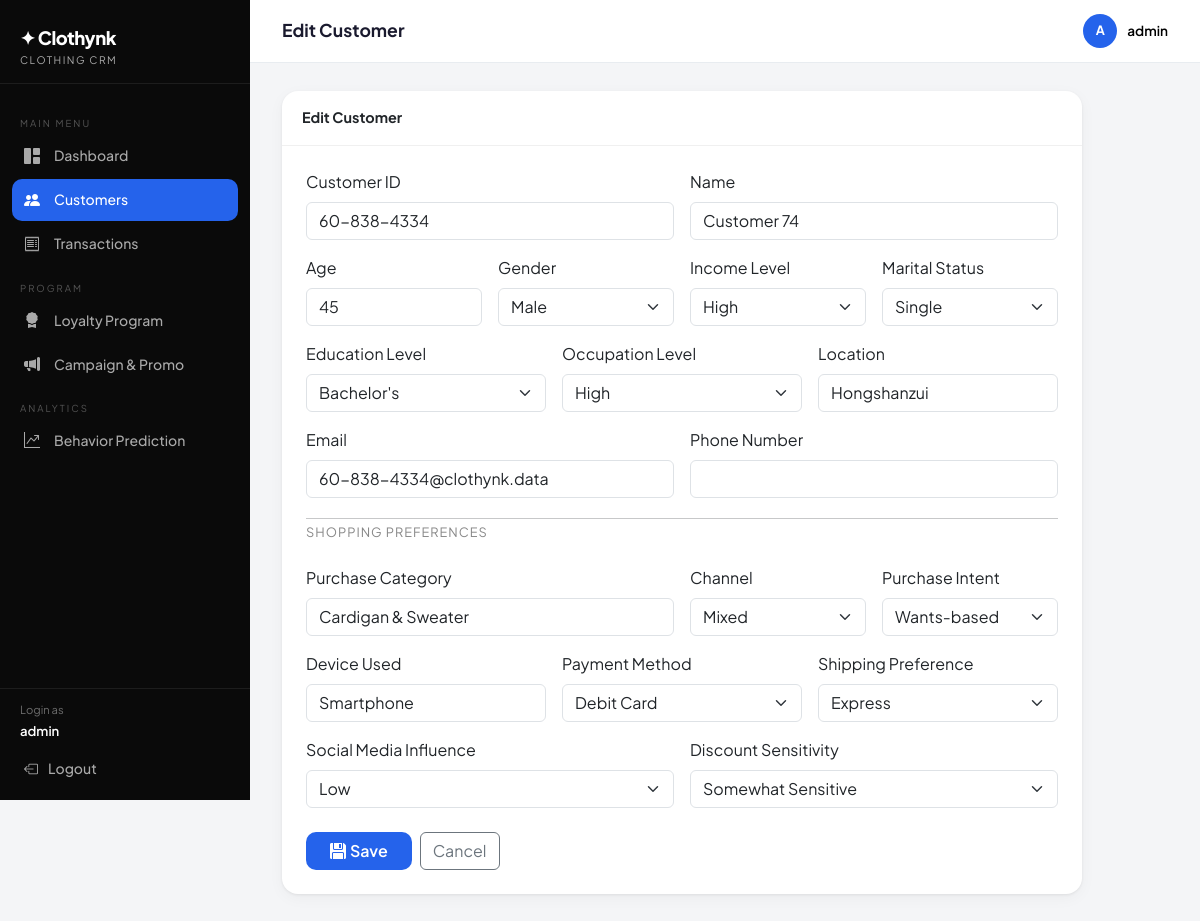
Page /customer/74/edit/ (signed in) on the committed database.
### core/models.py (models this page shows, shortened)
class Customer(models.Model):
    GENDER_CHOICES = [
        ('Male', 'Male'),
        ('Female', 'Female'),
        ('Non-binary', 'Non-binary'),
        ('Bigender', 'Bigender'),
        ('Genderfluid', 'Genderfluid'),
        ('Polygender', 'Polygender'),
        ('Agender', 'Agender'),
        ('Genderqueer', 'Genderqueer'),
    ]
    INCOME_CHOICES = [('Low', 'Low'), ('Middle', 'Middle'), ('High', 'High')]
    MARITAL_CHOICES = [('Single', 'Single'), ('Married', 'Married'), ('Divorced', 'Divorced'), ('Widowed', 'Widowed')]
    EDUCATION_CHOICES = [
        ('High School', 'High School'),
        ("Bachelor's", "Bachelor's"),
        ("Master's", "Master's"),
        ('PhD', 'PhD'),
        ('Other', 'Other'),
    ]
    OCCUPATION_CHOICES = [('Low', 'Low'), ('Middle', 'Middle'), ('High', 'High')]
    CHANNEL_CHOICES = [('Online', 'Online'), ('In-Store', 'In-Store'), ('Mixed', 'Mixed')]
    INFLUENCE_CHOICES = [('None', 'None'), ('Low', 'Low'), ('Medium', 'Medium'), ('High', 'High')]
    SENSITIVITY_CHOICES = [('Not Sensitive', 'Not Sensitive'), ('Somewhat Sensitive', 'Somewhat Sensitive'), ('Highly Sensitive', 'Highly Sensitive')]
    INTENT_CHOICES = [('Need-based', 'Need-based'), ('Wants-based', 'Wants-based'), ('Impulsive', 'Impulsive')]
    SHIPPING_CHOICES = [('Standard', 'Standard'), ('Express', 'Express'), ('No Preference', 'No Preference')]
    PAYMENT_CHOICES = [
        ('Credit Card', 'Credit Card'),
        ('Debit Card', 'Debit Card'),
        ('PayPal', 'PayPal'),
        ('Cash', 'Cash'),
        ('Other', 'Other'),
    ]
    customer_id     = models.CharField(max_length=30, unique=True, verbose_name='Customer ID')
    name            = models.CharField(max_length=150, verbose_name='Name')
    age             = models.IntegerField(verbose_name='Age')
    gender          = models.CharField(max_length=15, choices=GENDER_CHOICES, verbose_name='Gender')
    income_level    = models.CharField(max_length=10, choices=INCOME_CHOICES, verbose_name='Income Level')
    marital_status  = models.CharField(max_length=15, choices=MARITAL_CHOICES, verbose_name='Marital Status')
    education_level = models.CharField(max_length=20, choices=EDUCATION_CHOICES, verbose_name='Education Level')
    occupation      = models.CharField(max_length=10, choices=OCCUPATION_CHOICES, verbose_name='Occupation Level')
    location        = models.CharField(max_length=100, verbose_name='Location')
    email           = models.EmailField(unique=True, verbose_name='Email')
    phone           = models.CharField(max_length=20, blank=True, verbose_name='Phone Number')
    purchase_category      = models.CharField(max_length=100, verbose_name='Purchase Category')
    purchase_channel       = models.CharField(max_length=30, choices=CHANNEL_CHOICES, verbose_name='Purchase Channel')
    social_media_influence = models.CharField(max_length=20, choices=INFLUENCE_CHOICES, verbose_name='Social Media Influence')
    discount_sensitivity   = models.CharField(max_length=30, choices=SENSITIVITY_CHOICES, verbose_name='Discount Sensitivity')
    device_used            = models.CharField(max_length=30, verbose_name='Device Used')
    payment_method         = models.CharField(max_length=30, choices=PAYMENT_CHOICES, verbose_name='Payment Method')
    shipping_preference    = models.CharField(max_length=30, choices=SHIPPING_CHOICES, verbose_name='Shipping Preference')
    purchase_intent        = models.CharField(max_length=20, choices=INTENT_CHOICES, verbose_name='Purchase Intent')
    created_at = models.DateTimeField(auto_now_add=True)
    updated_at = models.DateTimeField(auto_now=True)
    class Meta:
        ordering = ['id']
        verbose_name = 'Customer'
        verbose_name_plural = 'Customers'

### core/views.py (the view)
# urls.py: path('customer/<int:pk>/edit/', views.customer_edit, name='customer_edit'),
@login_required
def customer_edit(request, pk):
    customer = get_object_or_404(Customer, pk=pk)
    form = CustomerForm(request.POST or None, instance=customer)
    if form.is_valid():
        form.save()
        messages.success(request, 'Customer data updated successfully!')
        return redirect('customer_detail', pk=customer.pk)
    return render(request, 'core/customer_form.html', {'form': form, 'title': 'Edit Customer', 'customer': customer})

### core/templates/core/customer_form.html (shortened to what this page needs)
{% extends 'core/base.html' %}
{% block page_title %}{{ title }}{% endblock %}
{% block content %}
<div class="card" style="max-width:800px">
  <div class="card-header">{{ title }}</div>
  <div class="p-4">
    <form method="post">
      <div class="row g-3">
        <div class="col-md-6">
          <label class="form-label fw-600">Customer ID</label>{{ form.customer_id }}
        </div>
        <div class="col-md-6">
          <label class="form-label fw-600">Name</label>{{ form.name }}
        </div>
        <div class="col-md-3">
          <label class="form-label fw-600">Age</label>{{ form.age }}
        </div>
        <div class="col-md-3">
          <label class="form-label fw-600">Gender</label>{{ form.gender }}
        </div>
        <div class="col-md-3">
          <label class="form-label fw-600">Income Level</label>{{ form.income_level }}
        </div>
        <div class="col-md-3">
          <label class="form-label fw-600">Marital Status</label>{{ form.marital_status }}
        </div>
        <div class="col-md-4">
          <label class="form-label fw-600">Education Level</label>{{ form.education_level }}
        </div>
        <div class="col-md-4">
          <label class="form-label fw-600">Occupation Level</label>{{ form.occupation }}
        </div>
        <div class="col-md-4">
          <label class="form-label fw-600">Location</label>{{ form.location }}
        </div>
        <div class="col-md-6">
          <label class="form-label fw-600">Email</label>{{ form.email }}
        </div>
        <div class="col-md-6">
          <label class="form-label fw-600">Phone Number</label>{{ form.phone }}
        </div>
        <div class="col-12"><hr class="my-1"><div class="fw-700 mb-2" style="font-size:.8rem;text-transform:uppercase;letter-spacing:1px;color:#888">Shopping Preferences</div></div>
        <div class="col-md-6">
          <label class="form-label fw-600">Purchase Category</label>{{ form.purchase_category }}
        </div>
        <div class="col-md-3">
          <label class="form-label fw-600">Channel</label>{{ form.purchase_channel }}
        </div>
        <div class="col-md-3">
          <label class="form-label fw-600">Purchase Intent</label>{{ form.purchase_intent }}
        </div>
        <div class="col-md-4">
          <label class="form-label fw-600">Device Used</label>{{ form.device_used }}
        </div>
        <div class="col-md-4">
          <label class="form-label fw-600">Payment Method</label>{{ form.payment_method }}
        </div>
        <div class="col-md-4">
          <label class="form-label fw-600">Shipping Preference</label>{{ form.shipping_preference }}
        </div>
        <div class="col-md-6">
          <label class="form-label fw-600">Social Media Influence</label>{{ form.social_media_influence }}
        </div>
        <div class="col-md-6">
          <label class="form-label fw-600">Discount Sensitivity</label>{{ form.discount_sensitivity }}
        </div>
      </div>
      <div class="d-flex gap-2 mt-4">
        <button type="submit" class="btn btn-accent px-4"><i class="bi bi-floppy-fill me-1"></i>Save</button>
        <a href="{% url 'customer_list' %}" class="btn btn-outline-secondary">Cancel</a>
      </div>
    </form>
  </div>
</div>
{% endblock %}

### core/templates/core/base.html (shortened to what this page needs)
{% load crm_tags %}
<!DOCTYPE html>
<html lang="id">
<head>
  <link href="https://cdnjs.cloudflare.com/ajax/libs/bootstrap/5.3.2/css/bootstrap.min.css" rel="stylesheet">
  <link href="https://cdnjs.cloudflare.com/ajax/libs/bootstrap-icons/1.11.3/font/bootstrap-icons.min.css" rel="stylesheet">
</head>
<body>
<nav id="sidebar">
  <div class="sidebar-brand">
    <div class="brand-name">✦ Clothynk</div>
    <div class="brand-sub">Clothing CRM</div>
  </div>
  <div class="sidebar-nav">
    <div class="nav-section-label">Main Menu</div>
    <a href="{% url 'dashboard' %}" class="nav-link {% if request.resolver_match.url_name == 'dashboard' %}active{% endif %}">
      <i class="bi bi-grid-1x2-fill"></i> Dashboard
    </a>
    <a href="{% url 'customer_list' %}" class="nav-link {% if 'customer' in request.resolver_match.url_name %}active{% endif %}">
      <i class="bi bi-people-fill"></i> Customers
    </a>
    <a href="{% url 'transaction_list' %}" class="nav-link {% if 'transaction' in request.resolver_match.url_name %}active{% endif %}">
      <i class="bi bi-receipt"></i> Transactions
    </a>
    <div class="nav-section-label">Program</div>
    <a href="{% url 'loyalty_list' %}" class="nav-link {% if request.resolver_match.url_name == 'loyalty_list' %}active{% endif %}">
      <i class="bi bi-award-fill"></i> Loyalty Program
    </a>
    <a href="{% url 'campaign_list' %}" class="nav-link {% if 'campaign' in request.resolver_match.url_name %}active{% endif %}">
      <i class="bi bi-megaphone-fill"></i> Campaign & Promo
    </a>
    <div class="nav-section-label">Analytics</div>
    <a href="{% url 'analytics' %}" class="nav-link {% if request.resolver_match.url_name == 'analytics' %}active{% endif %}">
      <i class="bi bi-graph-up-arrow"></i> Behavior Prediction
    </a>
  </div>
  <div class="sidebar-footer">
    <div class="px-2 pb-1 text-white" style="font-size:0.7rem; opacity:0.4;">Login as</div>
    <div class="px-2 pb-2 text-white" style="font-size:0.82rem; font-weight:600;">{{ request.user.username }}</div>
    <a href="{% url 'logout' %}" class="nav-link"><i class="bi bi-box-arrow-left"></i> Logout</a>
  </div>
</nav>
<div id="main">
  <div class="topbar">
    <h1>{% block page_title %}Dashboard{% endblock %}</h1>
    <div class="user-badge">
      <div class="user-avatar">{{ request.user.username|first|upper }}</div>
      <div class="text-black">{{ request.user.username }}</div>
    </div>
  </div>
  <div class="page-content">
    {% block content %}{% endblock %}
  </div>
</div>
</body>
</html>

### core/templates/core/base.html (style rules this page uses)
:root { --sidebar-w: 250px; --brand: #0A0A0A; --accent: #2563EB; --accent2: #3B82F6; --bronze: #CD7F32; --silver: #9E9E9E; --gold: #FFC107; --platinum: #B0BEC5; --success-soft: #D1FAE5; --warning-soft: #FEF3C7; --danger-soft: #FEE2E2; --bg: #F4F5F7; --card-bg: #FFFFFF; --sidebar-bg: #0A0A0A; --sidebar-text: rgba(255,255,255,0.65); --sidebar-active: #FFFFFF; }
* { box-sizing: border-box; }
body { font-family: 'Plus Jakarta Sans', sans-serif; background: var(--bg); color: #1A1A2E; }
#sidebar { width: var(--sidebar-w); min-height: 100vh; background: var(--sidebar-bg); position: fixed; left: 0; top: 0; display: flex; flex-direction: column; z-index: 100; transition: transform .25s ease; }
.sidebar-brand { padding: 24px 20px 16px; border-bottom: 1px solid rgba(255,255,255,0.08); }
.sidebar-brand .brand-name { font-size: 1.15rem; font-weight: 800; color: #fff; letter-spacing: -0.5px; }
.sidebar-brand .brand-sub { font-size: 0.65rem; color: var(--sidebar-text); text-transform: uppercase; letter-spacing: 1.5px; }
.sidebar-nav { padding: 16px 12px; flex: 1; }
.nav-section-label { font-size: 0.6rem; text-transform: uppercase; letter-spacing: 2px; color: rgba(255,255,255,0.3); padding: 8px 8px 4px; margin-top: 8px; }
.sidebar-nav .nav-link { color: var(--sidebar-text); border-radius: 10px; padding: 9px 12px; font-size: 0.875rem; font-weight: 500; display: flex; align-items: center; gap: 10px; margin-bottom: 2px; transition: background .15s, color .15s; }
.sidebar-nav .nav-link.active { background: var(--accent); color: #fff; }
.sidebar-nav .nav-link i { font-size: 1rem; width: 20px; }
.sidebar-footer { padding: 12px; border-top: 1px solid rgba(255,255,255,0.08); }
.sidebar-footer .nav-link { color: var(--sidebar-text); font-size: 0.875rem; font-weight: 500; display: flex; align-items: center; gap: 10px; padding: 9px 12px; border-radius: 10px; }
#main { margin-left: var(--sidebar-w); min-height: 100vh; }
.topbar { background: #fff; border-bottom: 1px solid #E8ECF0; padding: 14px 32px; display: flex; align-items: center; justify-content: space-between; position: sticky; top: 0; z-index: 50; }
.topbar h1 { font-size: 1.1rem; font-weight: 700; color: #1A1A2E; margin: 0; }
.topbar .user-badge { display: flex; align-items: center; gap: 10px; font-size: 0.85rem; font-weight: 600; color: #555; }
.user-avatar { width: 34px; height: 34px; background: var(--accent); border-radius: 50%; display: flex; align-items: center; justify-content: center; color: #fff; font-size: 0.8rem; font-weight: 700; }
.page-content { padding: 28px 32px; }
.card { border: none; border-radius: 16px; box-shadow: 0 1px 3px rgba(0,0,0,0.07), 0 4px 16px rgba(0,0,0,0.04); background: var(--card-bg); }
.card-header { background: transparent; border-bottom: 1px solid #F0F0F0; padding: 16px 20px; font-weight: 700; font-size: 0.9rem; }
.btn-accent { background: var(--accent); color: #fff; border: none; font-weight: 600; border-radius: 10px; }

### rows in the picture
Customer: customer_id "60-838-4334", name "Customer 74", age "45", gender "Male", income_level "High", marital_status "Single", education_level "Bachelor's", occupation "High", location "Hongshanzui", email "60-838-4334@clothynk.data", purchase_category "Cardigan & Sweater", purchase_channel "Mixed", purchase_intent "Wants-based", device_used "Smartphone", payment_method "Debit Card", shipping_preference "Express", social_media_influence "Low", discount_sensitivity "Somewhat Sensitive"

### other values in the picture
{{ request.user.username }} "admin"
{{ title }} "Edit Customer"
{{ request.user.username|first|upper }} "A"
